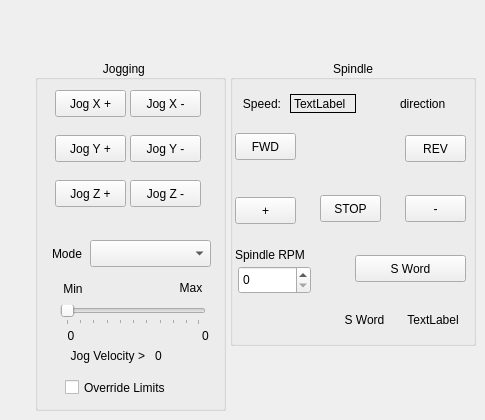
    <widget class="QWidget" name="tab_3">
     <attribute name="title">
      <string>Jog/Spindle</string>
     </attribute>
     <widget class="QGroupBox" name="groupBox_7">
      <property name="geometry">
       <rect>
        <x>35</x>
        <y>60</y>
        <width>191</width>
        <height>351</height>
       </rect>
      </property>
      <property name="title">
       <string>Jogging    </string>
      </property>
      <property name="alignment">
       <set>Qt::AlignCenter</set>
      </property>
      <widget class="QPushButton" name="jog_plus_pb_2">
       <property name="geometry">
        <rect>
         <x>20</x>
         <y>120</y>
         <width>71</width>
         <height>27</height>
        </rect>
       </property>
       <property name="text">
        <string>Jog Z +</string>
       </property>
      </widget>
      <widget class="QPushButton" name="jog_minus_pb_2">
       <property name="geometry">
        <rect>
         <x>95</x>
         <y>120</y>
         <width>71</width>
         <height>27</height>
        </rect>
       </property>
       <property name="text">
        <string>Jog Z -</string>
       </property>
      </widget>
      <widget class="QPushButton" name="jog_minus_pb_0">
       <property name="geometry">
        <rect>
         <x>95</x>
         <y>30</y>
         <width>71</width>
         <height>27</height>
        </rect>
       </property>
       <property name="text">
        <string>Jog X -</string>
       </property>
      </widget>
      <widget class="QPushButton" name="jog_plus_pb_0">
       <property name="geometry">
        <rect>
         <x>20</x>
         <y>30</y>
         <width>71</width>
         <height>27</height>
        </rect>
       </property>
       <property name="text">
        <string>Jog X +</string>
       </property>
      </widget>
      <widget class="QPushButton" name="jog_minus_pb_1">
       <property name="geometry">
        <rect>
         <x>95</x>
         <y>75</y>
         <width>71</width>
         <height>27</height>
        </rect>
       </property>
       <property name="text">
        <string>Jog Y -</string>
       </property>
      </widget>
      <widget class="QPushButton" name="jog_plus_pb_1">
       <property name="geometry">
        <rect>
         <x>20</x>
         <y>75</y>
         <width>71</width>
         <height>27</height>
        </rect>
       </property>
       <property name="text">
        <string>Jog Y +</string>
       </property>
      </widget>
      <widget class="QLabel" name="min_jog_vel_lb_2">
       <property name="geometry">
        <rect>
         <x>20</x>
         <y>265</y>
         <width>32</width>
         <height>21</height>
        </rect>
       </property>
       <property name="text">
        <string>0</string>
       </property>
       <property name="alignment">
        <set>Qt::AlignCenter</set>
       </property>
      </widget>
      <widget class="QLabel" name="label_12">
       <property name="geometry">
        <rect>
         <x>25</x>
         <y>215</y>
         <width>26</width>
         <height>28</height>
        </rect>
       </property>
       <property name="text">
        <string>Min</string>
       </property>
       <property name="alignment">
        <set>Qt::AlignCenter</set>
       </property>
      </widget>
      <widget class="QLabel" name="label_7">
       <property name="geometry">
        <rect>
         <x>4</x>
         <y>180</y>
         <width>56</width>
         <height>27</height>
        </rect>
       </property>
       <property name="text">
        <string>Mode</string>
       </property>
       <property name="alignment">
        <set>Qt::AlignCenter</set>
       </property>
      </widget>
      <widget class="QLabel" name="max_jog_vel_lb_2">
       <property name="geometry">
        <rect>
         <x>155</x>
         <y>265</y>
         <width>31</width>
         <height>21</height>
        </rect>
       </property>
       <property name="text">
        <string>0</string>
       </property>
       <property name="alignment">
        <set>Qt::AlignCenter</set>
       </property>
      </widget>
      <widget class="QLabel" name="label_13">
       <property name="geometry">
        <rect>
         <x>140</x>
         <y>215</y>
         <width>32</width>
         <height>25</height>
        </rect>
       </property>
       <property name="text">
        <string>Max</string>
       </property>
       <property name="alignment">
        <set>Qt::AlignCenter</set>
       </property>
      </widget>
      <widget class="QSlider" name="jog_vel_sl">
       <property name="geometry">
        <rect>
         <x>25</x>
         <y>245</y>
         <width>146</width>
         <height>20</height>
        </rect>
       </property>
       <property name="orientation">
        <enum>Qt::Horizontal</enum>
       </property>
       <property name="tickPosition">
        <enum>QSlider::TicksBelow</enum>
       </property>
      </widget>
      <widget class="QComboBox" name="jog_modes_cb">
       <property name="geometry">
        <rect>
         <x>55</x>
         <y>180</y>
         <width>121</width>
         <height>27</height>
        </rect>
       </property>
      </widget>
      <widget class="QLabel" name="jog_vel_lb">
       <property name="geometry">
        <rect>
         <x>120</x>
         <y>285</y>
         <width>66</width>
         <height>21</height>
        </rect>
       </property>
       <property name="text">
        <string>0</string>
       </property>
      </widget>
      <widget class="QLabel" name="label_14">
       <property name="geometry">
        <rect>
         <x>14</x>
         <y>285</y>
         <width>96</width>
         <height>21</height>
        </rect>
       </property>
       <property name="text">
        <string>Jog Velocity &gt;</string>
       </property>
       <property name="alignment">
        <set>Qt::AlignRight|Qt::AlignTrailing|Qt::AlignVCenter</set>
       </property>
      </widget>
      <widget class="QCheckBox" name="override_limits_cb">
       <property name="geometry">
        <rect>
         <x>30</x>
         <y>315</y>
         <width>131</width>
         <height>25</height>
        </rect>
       </property>
       <property name="text">
        <string>Override Limits</string>
       </property>
      </widget>
     </widget>
     <widget class="QGroupBox" name="groupBox_6">
      <property name="geometry">
       <rect>
        <x>230</x>
        <y>60</y>
        <width>246</width>
        <height>286</height>
       </rect>
      </property>
      <property name="title">
       <string>Spindle</string>
      </property>
      <property name="alignment">
       <set>Qt::AlignCenter</set>
      </property>
      <widget class="QPushButton" name="spindle_plus_pb">
       <property name="geometry">
        <rect>
         <x>5</x>
         <y>137</y>
         <width>61</width>
         <height>27</height>
        </rect>
       </property>
       <property name="text">
        <string>+</string>
       </property>
      </widget>
      <widget class="QSpinBox" name="spindle_speed_sb">
       <property name="geometry">
        <rect>
         <x>8</x>
         <y>206</y>
         <width>73</width>
         <height>28</height>
        </rect>
       </property>
       <property name="maximum">
        <number>30000</number>
       </property>
      </widget>
      <widget class="QLabel" name="spindle_direction_0_lb">
       <property name="geometry">
        <rect>
         <x>170</x>
         <y>34</y>
         <width>59</width>
         <height>19</height>
        </rect>
       </property>
       <property name="text">
        <string>direction</string>
       </property>
      </widget>
      <widget class="QLabel" name="spindle_actual_speed_lb">
       <property name="geometry">
        <rect>
         <x>60</x>
         <y>34</y>
         <width>66</width>
         <height>19</height>
        </rect>
       </property>
       <property name="frameShape">
        <enum>QFrame::Box</enum>
       </property>
       <property name="text">
        <string>TextLabel</string>
       </property>
      </widget>
      <widget class="QPushButton" name="spindle_fwd_pb">
       <property name="geometry">
        <rect>
         <x>5</x>
         <y>73</y>
         <width>61</width>
         <height>27</height>
        </rect>
       </property>
       <property name="text">
        <string>FWD</string>
       </property>
      </widget>
      <widget class="QPushButton" name="spindle_minus_pb">
       <property name="geometry">
        <rect>
         <x>175</x>
         <y>135</y>
         <width>61</width>
         <height>27</height>
        </rect>
       </property>
       <property name="text">
        <string>-</string>
       </property>
      </widget>
      <widget class="QLabel" name="label_22">
       <property name="geometry">
        <rect>
         <x>5</x>
         <y>34</y>
         <width>46</width>
         <height>19</height>
        </rect>
       </property>
       <property name="text">
        <string>Speed:</string>
       </property>
       <property name="alignment">
        <set>Qt::AlignRight|Qt::AlignTrailing|Qt::AlignVCenter</set>
       </property>
      </widget>
      <widget class="QPushButton" name="spindle_rev_pb">
       <property name="enabled">
        <bool>true</bool>
       </property>
       <property name="geometry">
        <rect>
         <x>175</x>
         <y>75</y>
         <width>61</width>
         <height>27</height>
        </rect>
       </property>
       <property name="text">
        <string>REV</string>
       </property>
      </widget>
      <widget class="QLabel" name="label_23">
       <property name="geometry">
        <rect>
         <x>5</x>
         <y>185</y>
         <width>84</width>
         <height>19</height>
        </rect>
       </property>
       <property name="text">
        <string>Spindle RPM</string>
       </property>
      </widget>
      <widget class="QLabel" name="settings_speed_lb">
       <property name="geometry">
        <rect>
         <x>170</x>
         <y>250</y>
         <width>66</width>
         <height>19</height>
        </rect>
       </property>
       <property name="text">
        <string>TextLabel</string>
       </property>
       <property name="alignment">
        <set>Qt::AlignCenter</set>
       </property>
      </widget>
      <widget class="QLabel" name="label_38">
       <property name="geometry">
        <rect>
         <x>110</x>
         <y>250</y>
         <width>49</width>
         <height>19</height>
        </rect>
       </property>
       <property name="text">
        <string>S Word</string>
       </property>
       <property name="alignment">
        <set>Qt::AlignCenter</set>
       </property>
      </widget>
      <widget class="QPushButton" name="spindle_stop_pb">
       <property name="geometry">
        <rect>
         <x>90</x>
         <y>135</y>
         <width>61</width>
         <height>27</height>
        </rect>
       </property>
       <property name="text">
        <string>STOP</string>
       </property>
      </widget>
      <widget class="QPushButton" name="mdi_s_pb">
       <property name="geometry">
        <rect>
         <x>125</x>
         <y>195</y>
         <width>111</width>
         <height>27</height>
        </rect>
       </property>
       <property name="text">
        <string>S Word</string>
       </property>
      </widget>
     </widget>
    </widget>
